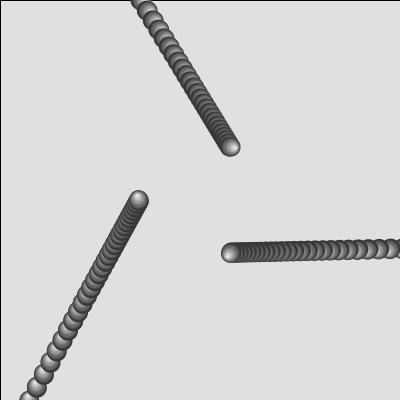
Frame 1 (no input)
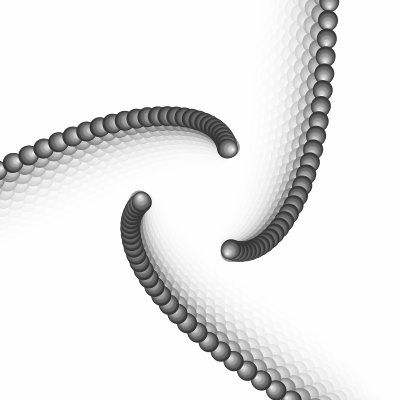
Frame 60 (the mouse pressed at the canvas centre just before this capture)
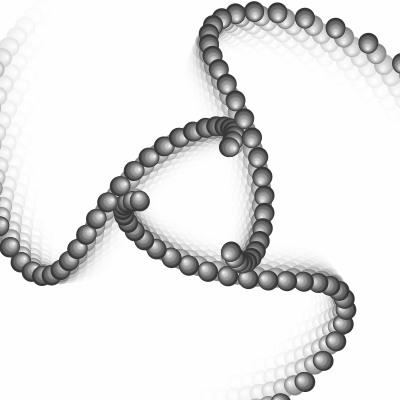
Frame 120 (the mouse held since frame 60 and released just before this capture)

The Processing sketch that drew these frames (run headless with seeded random() and noise(); from frame 60 on, the mouse is pressed at the canvas centre):

// Processing sketch: processing_59501
// ── processing_59501.pde

Pendulum p;
float t = 0.0;
ArrayList pends;
float[] lengths = new float[30];
float g = 9.8;

void setup() {
  size(400, 400);
  lengths[0] = 0.00009;
  for (int i=1;i<30;i++) {
    //arrange lengths so frequency difference between pendulums is constant
    //lengths[i] = g*lengths[i-1]/( g + 4*PI*PI*lengths[i-1] + 4*PI*sqrt(g*lengths[i-1]) );
    lengths[i] = g*lengths[i-1]/(g + 15*lengths[i-1]+15*sqrt(g*lengths[i-1]));
  }


  pends = new ArrayList();
  for (int i=0; i<30; i++) {
    p = new Pendulum(lengths[i], 0.5);
    pends.add(p);
  }
  smooth();
}

void draw() {
  fill(255,100);
  rect(0,0,width,height);
  translate(width/2,height/2);
  pushMatrix();
  //update current time
  t+=0.0002;
  for (int i = 0;i<pends.size();i++) {
    p = (Pendulum) pends.get(i);
    // fetch position of current pendulum at time t
    p.update(t);
    // draw pendulum
    p.render();
  }
  rotate(2*PI/3);
  for (int i = 0;i<pends.size();i++) {
    p = (Pendulum) pends.get(i);
    // fetch position of current pendulum at time t
    p.update(t);
    // draw pendulum
    p.render();
  }
  rotate(2*PI/3);
  for (int i = 0;i<pends.size();i++) {
    p = (Pendulum) pends.get(i);
    // fetch position of current pendulum at time t
    p.update(t);
    // draw pendulum
    p.render();
  }
  popMatrix();
}

class Pendulum {

  float damp = 1;
  float theta_0;
  float theta;
  PVector leng = new PVector(0, 0);
  float g = 9.8;
  int conv = 4000000; //conversion factor from physics units to pixels

  Pendulum(float length_, float theta_0_) {
    theta_0 = theta_0_;
    leng.y = length_;
  }

  void update(float time) {
    theta = damp*theta_0*cos(sqrt(g/leng.mag())*time);
    if (damp>0){
    damp -= 0.0001;
    }
    if (mousePressed == true){
      damp += 0.001;
    }
  }

  void render() {
    pushMatrix();
    translate(0,-120);
    rotate(theta);
    noStroke();
    strokeWeight(1);
    line(0, 0, conv*leng.x, conv*leng.y);
    for (int i = 20; i > 0; i--) {
      noStroke();
      fill(254-10*i);
      ellipse(conv*leng.x+i/5, conv*leng.y + i/5, i, i);
    }
    popMatrix();
  }
}
